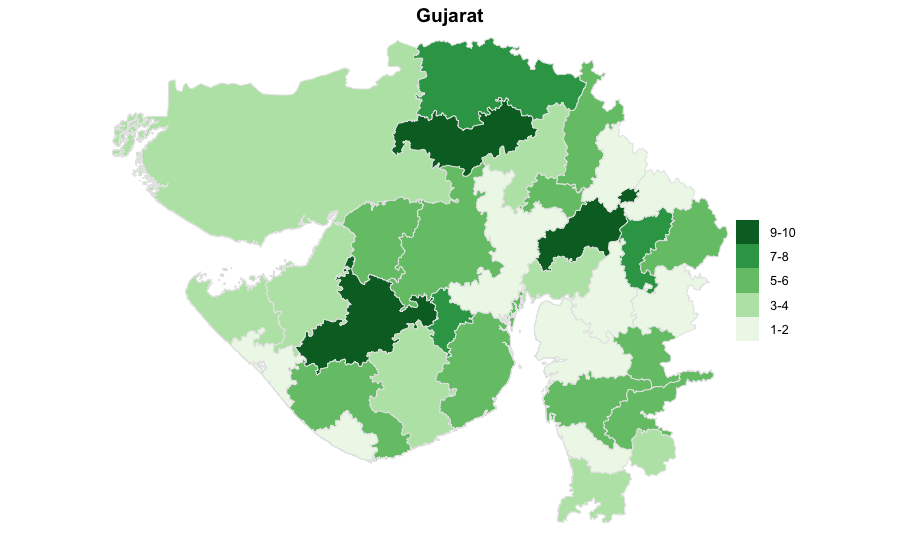

This chart was generated by the following R code:
library(sp)
library(RColorBrewer)
ind2=readRDS("/Users/kartiksharma/Downloads/IND_adm2.rds")
gj2 = (ind2[ind2$NAME_1=="Gujarat",])
gj2$NAME_2 = as.factor(gj2$NAME_2)
gj2$fake.data = runif(length(gj2$NAME_1))
col_no = as.factor(as.numeric(cut(gj2$fake.data, c(0,0.2,0.4,0.6,0.8,1))))
levels(col_no) = c("1-2","3-4","5-6","7-8","9-10")
gj2$col_no = col_no
myPalette = brewer.pal(5,"Greens")
spplot(gj2, "col_no", col=grey(.9), col.regions=myPalette,par.settings = list(axis.line = list(col =  'transparent')), main="Gujarat")
